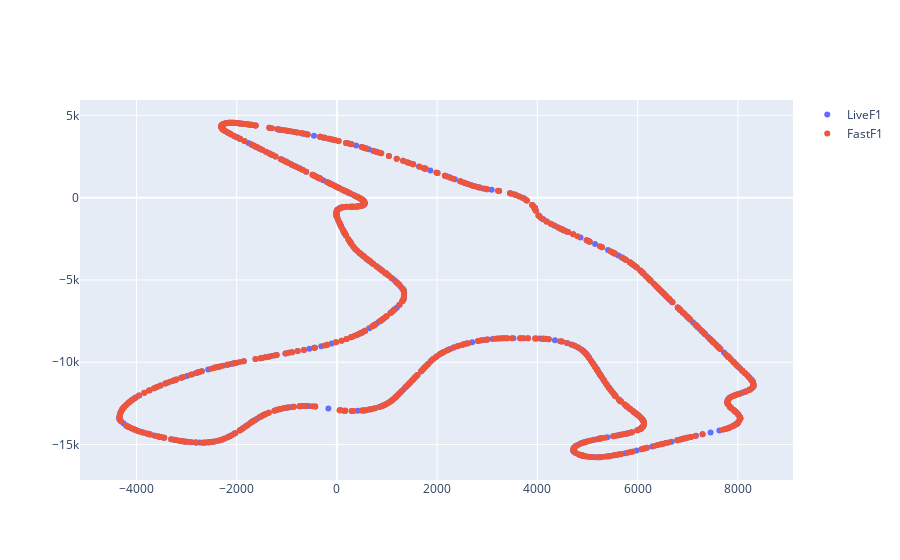

The notebook cell saved with this chart:
### Code cell
df_11 = df[(df["DriverNo"] == "11") | (df["DriverNo_pos"] == "11")].reset_index()
df_11["Utc"] = pd.to_datetime(df_11["Utc"].values).tz_localize("UTC")

df_11["X"] = df_11.reset_index()["X"].astype(float).interpolate(method = "quadratic", order = 2).values
df_11["Y"] = df_11.reset_index()["Y"].astype(float).interpolate(method = "quadratic", order = 2).values

start = pd.Timestamp(lap.LapStartDate).tz_localize('UTC')
end = pd.Timestamp(lap.LapStartDate + lap.LapTime).tz_localize('UTC')
df_temp = df_11[(df_11["Utc"] >= start) & (df_11["Utc"] <= end)]
df_temp

import plotly.graph_objects as go
from plotly.subplots import make_subplots

df1 = df_temp[df_temp["SessionKey"].isnull()]
df1 = df_temp.copy()
trace1 = go.Scatter(
    x=df1["X"],
    y=df1["Y"],
    name="LiveF1",
    mode="markers"
)
trace2 = go.Scatter(
    x=tel["X"],
    y=tel["Y"],
    name="FastF1",
    mode="markers"
)

fig = make_subplots()
fig.add_trace(trace1)
fig.add_trace(trace2)
fig

### Figure 1 — Plotly figure (JSON) as saved in the notebook; plotly's stock layout.template omitted (floating-point values rounded to 4 significant figures; data arrays with more than 128 entries replaced by an {"elided": "..."} marker saying what was removed)
{"data": [{"mode": "markers", "name": "LiveF1", "type": "scatter", "x": {"elided": "781 float values"}, "y": {"elided": "781 float values"}}, {"mode": "markers", "name": "FastF1", "type": "scatter", "x": {"elided": "763 float values"}, "y": {"elided": "763 float values"}}], "layout": {"xaxis": {"anchor": "y", "domain": [0, 1]}, "yaxis": {"anchor": "x", "domain": [0, 1]}}}
